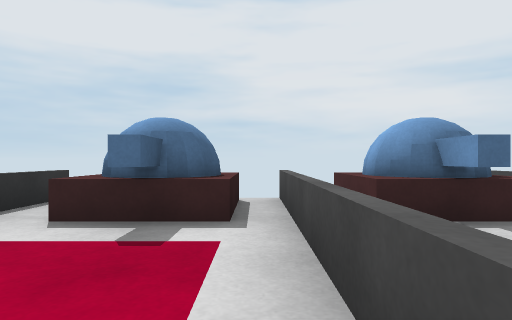
view 1 (above)

12 first-person views from a walk through a scene from a Unity 3-D project. The camera is 0.68 m above the floor, looks level and sees 75° across. The floor is counted in squares, 1 m on a side. Each view is taken from the middle of a square. On the plan, view 1 faces up. The plan holds only what a view shows up to about 10 squares ahead; the rest is blank. The player character is not drawn.

view 2
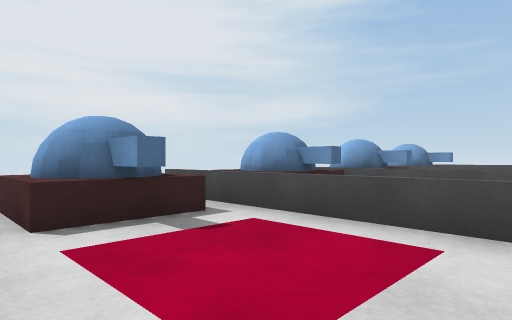

view 3
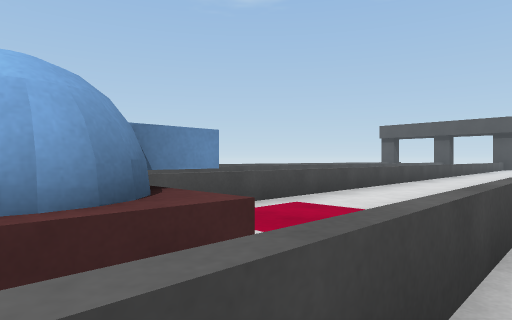

view 4
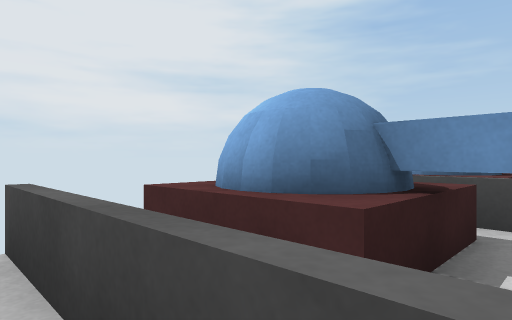

view 5
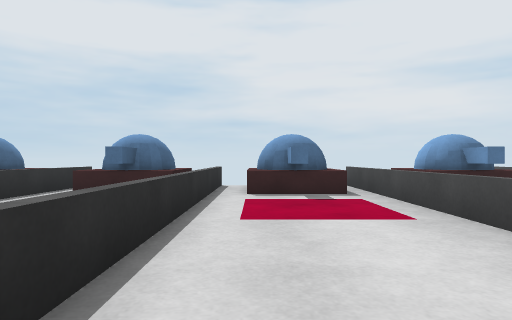

view 6
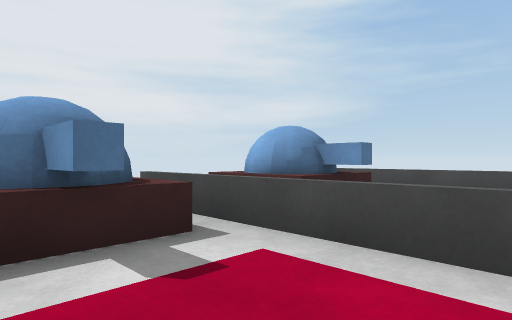

view 7
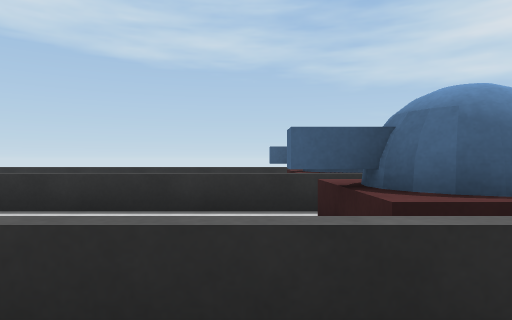

view 8
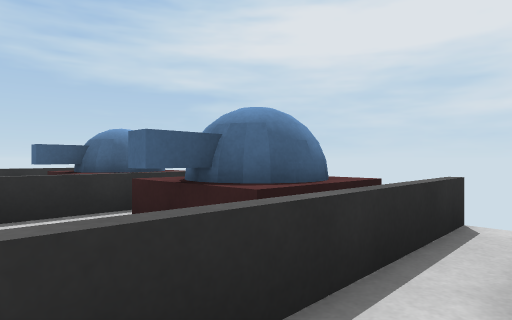

view 9
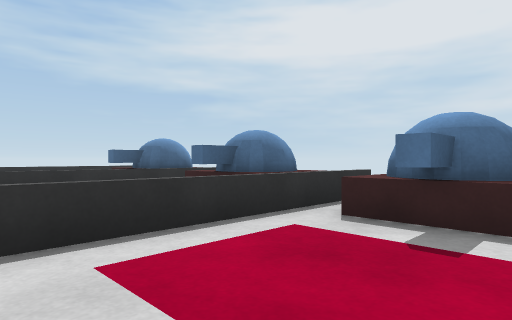

view 10
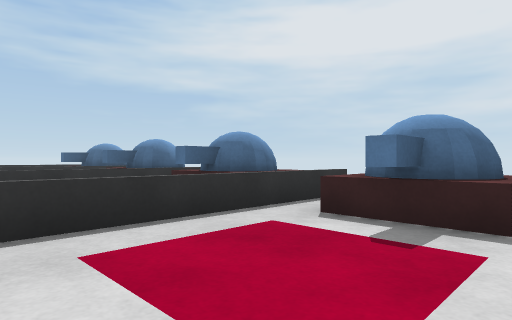

view 11
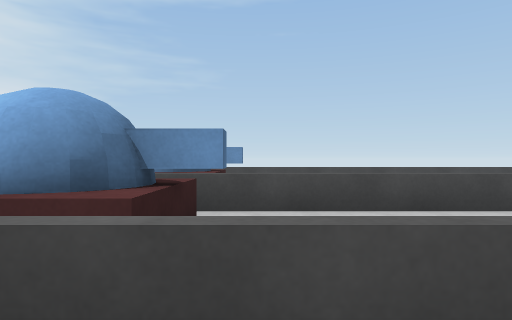

view 12
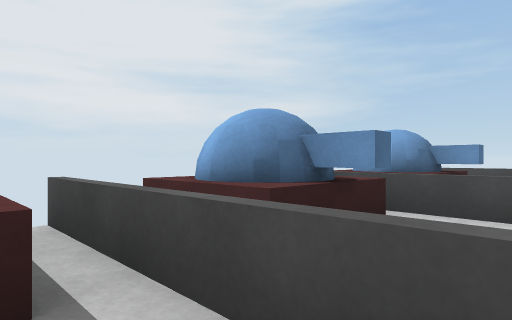

### Floor plan
Key: @ floor where view 1 was taken; # wall or solid block; . floor; = window, fence, low wall or low ledge; O other object.
Columns run from 4 left of view 1 to 12 right of it. Each row starts with its distance up from view 1.
  6 # OOOOOO#O O#O  #
  5 #.OO.OOO=OOO=OO =
  4 #.OO.OOO=OOO=OO.=
  3 #....=..=..==...=
  2 #....=..=...=...=
  1 # ...=..=...=.. =
  0 #. .@=..=...=. .=
 -1 #    =..=...=   =
 -2 #    =..=.. =   =
 -3 #     ..=.      =
 -4       ..=
 -5       ..=
 -6       ..

Where each view was taken, in squares from view 1:
view 1: 0 up, 0 right, facing up
view 2: 0 up, 3 left, facing up-right
view 3: 5 up, 0 right, facing down-right
view 4: 3 up, 0 right, facing up-right
view 5: 3 down, 5 right, facing up
view 6: 1 up, 5 right, facing up-right
view 7: 3 up, 5 right, facing left
view 8: 2 up, 5 right, facing up-left
view 9: 0 up, 7 right, facing up-left
view 10: 0 up, 11 right, facing up-left
view 11: 3 up, 3 right, facing right
view 12: 2 up, 3 right, facing up-right
